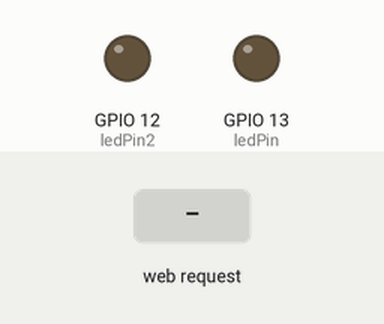
Bench run of a sketch on a simulated ESP8266 (NodeMCU). On the bench: output pins drawn as LEDs (lit = HIGH). The inputs (shaded band) are chosen by the test bench. WiFi joins after 1.5 s; servers stay silent unless stated; what the sketch prints to the serial monitor is not drawn.

Above: at 2.7 s.
2.8 s: HTTP request GET /LED=ON received
At 3.6 s:
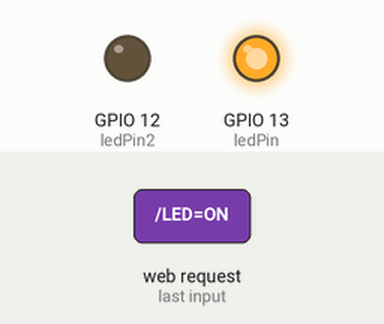
4.3 s: HTTP request GET /LED2=ON received
At 4.7 s:
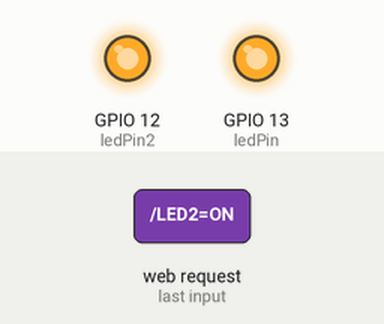
5.8 s: HTTP request GET /LED=OFF received
At 7.0 s:
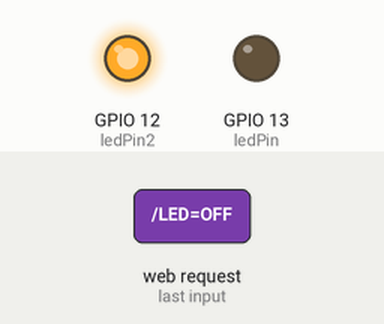
7.3 s: HTTP request GET /LED2=OFF received
At 8.2 s:
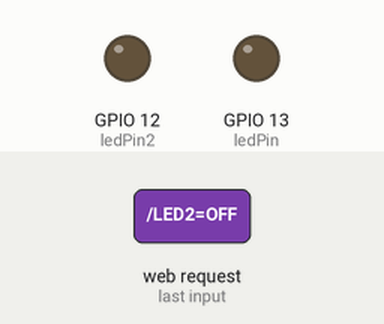
Timing chart, 0 to 9.8 s (numbered marks = the images above; inputs shaded):
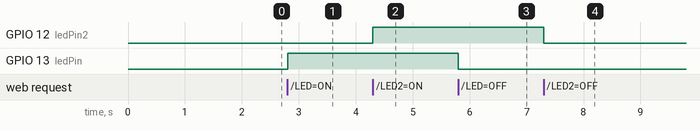

The sketch:

webservice_teste.ino
```cpp
#include <ESP8266WiFi.h>

const char* ssid = "GVT-C61B";
const char* senha = "c116e0c64b";
int ledPin = 13;
int ledPin2 = 12; // D6
WiFiServer server(80);

void setup() {
  Serial.begin(115200);
  delay(10);
  pinMode(ledPin, OUTPUT);
  pinMode(ledPin2, OUTPUT);

  digitalWrite(ledPin, LOW);
  digitalWrite(ledPin2, LOW);

  Serial.print("Conectando a rede:");
  Serial.println(ssid);
  WiFi.begin(ssid, senha);

  while (WiFi.status() != WL_CONNECTED){
    delay(500);
    Serial.print(".");
  }
  Serial.println("WiFi conectado");
  server.begin();
  Serial.println("Servidor Iniciado");

  Serial.print("Use esta URL:");
  Serial.print("http://");
  Serial.print(WiFi.localIP());
  Serial.println("/");

}

int status = LOW;
int status2 = LOW;

void loop() {
  WiFiClient cliente = server.available();
  if(!cliente){
    return;
  }
  Serial.println("Novo cliente");
  while(!cliente.available()){
    delay(1);
  }
  String requisicao = cliente.readStringUntil('\r');
  Serial.println(requisicao);
  cliente.flush();

  if( requisicao.indexOf("/LED=ON") !=-1){
    status = HIGH;
  }
  if(requisicao.indexOf("/LED=OFF") != -1){
   status = LOW;
  }

  if( requisicao.indexOf("/LED2=ON") !=-1){
    status2 = HIGH;
  }
  if(requisicao.indexOf("/LED2=OFF") != -1){
   status2 = LOW;
  }

  Serial.print("status:");
  Serial.println(status);
  digitalWrite(ledPin, status);
  digitalWrite(ledPin2, status2);

  cliente.println("HTTP/1.1 200 OK");
  cliente.println("Content-Type:text/html");
  cliente.println("");
  cliente.println("<!DOCTYPE HTML>");
  cliente.println("<html>");

  cliente.println("<br><br>");
  cliente.println("<a href=\"/LED=ON\"\"><button> Ligar </button></a>");
  cliente.println("<a href=\"/LED=OFF\"\"><button> Desligar </button></a><br/>");

  cliente.println("<br><br>");
  cliente.println("<a href=\"/LED2=ON\"\"><button> Ligar2 </button></a>");
  cliente.println("<a href=\"/LED2=OFF\"\"><button> Desligar2 </button></a><br/>");


  cliente.println("</html>");
  delay(1);
}
```

Measured:
- after the input at 2.8 s, GPIO 13 (ledPin): LOW → HIGH at once
- after the input at 4.3 s, GPIO 12 (ledPin2): LOW → HIGH at once
- after the input at 5.8 s, GPIO 13 (ledPin): HIGH → LOW at once
- after the input at 7.3 s, GPIO 12 (ledPin2): HIGH → LOW at once
